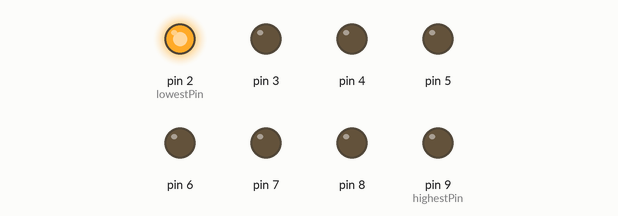
Simulated run of this sketch. Board: Arduino Uno, built with avr-gcc and run on an emulated ATmega328P. Parts: output pins drawn as LEDs (lit = HIGH).

Above: at 4.6 s.
At 5.8 s:
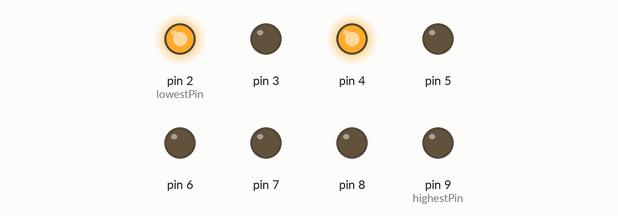
At 7.0 s:
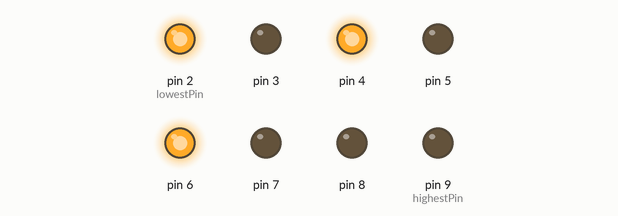
At 8.2 s:
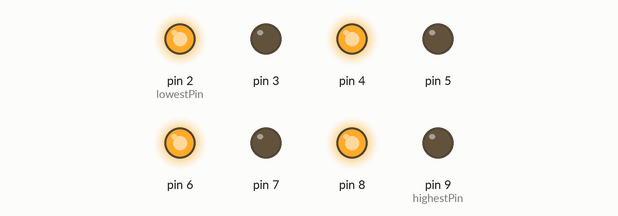
At 10.4 s:
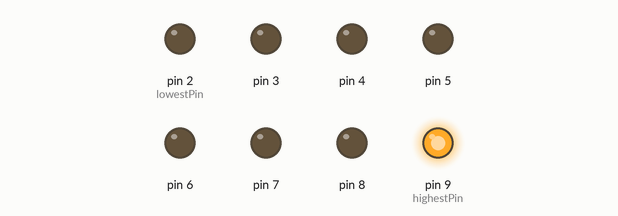
At 14.0 s:
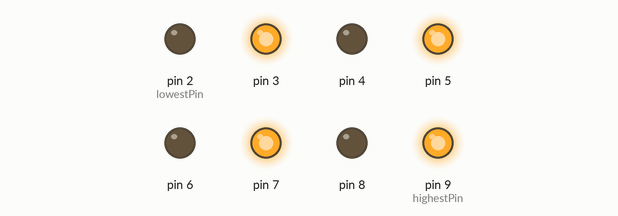
Timing chart, 0 to 20.3 s (numbered marks = the images above):
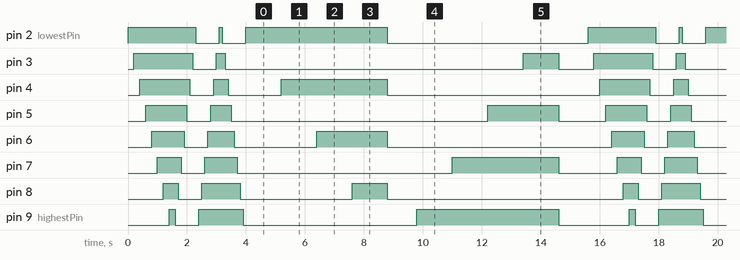

The sketch:

SunfounderExample5-8LED.ino
```cpp
//Pin setup for 8 pins (port 2-9)

const int lowestPin = 2;
const int highestPin = 9;


void setup() {
  for(int thisPin = lowestPin; thisPin <=highestPin; thisPin++){ //iterates through pin number - inits as OUTPUT
    pinMode(thisPin, OUTPUT);
  }

}

void loop() {

  //iterate through pins
  for(int thisPin = lowestPin; thisPin <= highestPin; thisPin++){
    digitalWrite(thisPin, HIGH);
    delay(200);
  }

  //Fade the pin from highest to lowest
  for (int thisPin =highestPin; thisPin >= lowestPin; thisPin--){
    digitalWrite(thisPin, LOW);
    delay(100);
  }
  for(int thisPin = highestPin;thisPin>=lowestPin;thisPin--)
  {
    digitalWrite(thisPin,HIGH);//turn this led off
    delay(100);//wait for 100 microseconds
  }
  for(int thisPin = lowestPin;thisPin <= highestPin;thisPin++)
  {
    digitalWrite(thisPin,LOW);//turn this led on
    delay(100);//wait for 100 microseconds
  }
  //illuminate only even numbered pins
  for (int thisPin = lowestPin; thisPin <=highestPin; thisPin++){
    if (thisPin % 2==0)
    {
      digitalWrite(thisPin, HIGH);
      delay(100);
    }
    else{
      digitalWrite(thisPin, LOW);
      delay(100);
    }

    delay(500);
  }
  //function call for all pins to turn off
  allPinsOff();

  //illuminate only odd numbered pins
  for(int thisPin = highestPin; thisPin >= lowestPin; thisPin--){
    if(thisPin % 2 ==1){
      digitalWrite(thisPin, HIGH);
      delay(100);
    }
    else{
      digitalWrite(thisPin, LOW);
      delay (100);
    }
    delay(500);
  }
  allPinsOff();
}

void allPinsOff(){
   //turn all pins off
  for (int thisPin = lowestPin; thisPin <=highestPin; thisPin++){
    digitalWrite(thisPin, LOW);
  }
  delay(1000);
}
```

Measured:
- by itself, pin 2 (lowestPin): repeats every 15.6 s: LOW 0.80 s, HIGH 0.10 s, LOW 0.80 s, HIGH 4.8 s, LOW 6.8 s, HIGH 2.3 s
- by itself, pin 3: repeats every 15.6 s: LOW 0.80 s, HIGH 0.30 s, LOW 10.1 s, HIGH 1.2 s, LOW 1.2 s, HIGH 2.0 s
- by itself, pin 4: repeats every 15.6 s: LOW 0.80 s, HIGH 0.50 s, LOW 1.8 s, HIGH 3.6 s, LOW 7.2 s, HIGH 1.7 s
- by itself, pin 5: repeats every 15.6 s: LOW 0.80 s, HIGH 0.70 s, LOW 8.7 s, HIGH 2.4 s, LOW 1.6 s, HIGH 1.4 s
- by itself, pin 6: repeats every 15.6 s: LOW 0.80 s, HIGH 0.90 s, LOW 2.8 s, HIGH 2.4 s, LOW 7.6 s, HIGH 1.1 s
- by itself, pin 7: repeats every 15.6 s: LOW 0.80 s, HIGH 1.1 s, LOW 7.3 s, HIGH 3.6 s, LOW 2.0 s, HIGH 0.80 s
- by itself, pin 8: repeats every 15.6 s: LOW 0.80 s, HIGH 1.3 s, LOW 3.8 s, HIGH 1.2 s, LOW 8.0 s, HIGH 0.50 s
- by itself, pin 9 (highestPin): repeats every 15.6 s: LOW 0.80 s, HIGH 1.5 s, LOW 5.9 s, HIGH 4.8 s, LOW 2.4 s, HIGH 0.20 s
